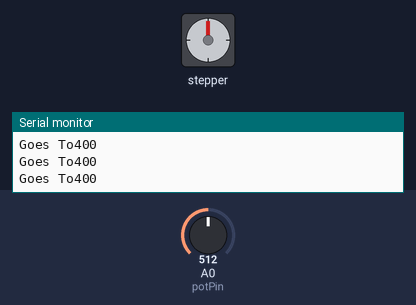
Simulated run of this sketch. Board: Arduino Uno, built with avr-gcc and run on an emulated ATmega328P. On the bench: stepper motor, the last lines printed to the serial monitor. The inputs (shaded band) are chosen by the test bench; at power-on: A0 (potPin) = 512. Stepper angles assume 200 steps per turn.

Above: at 2.6 s.
2.7 s: A0 (potPin) set to 716
At 4.4 s:
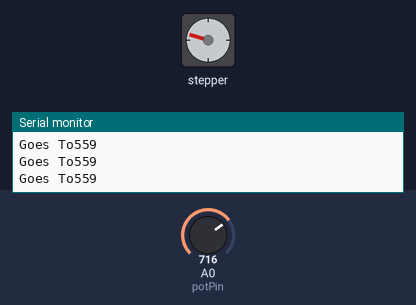
5.3 s: A0 (potPin) set to 900
At 7.3 s:
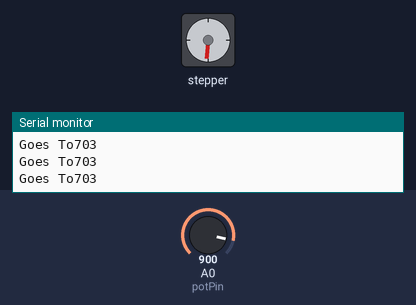
7.8 s: A0 (potPin) set to 903
At 9.3 s:
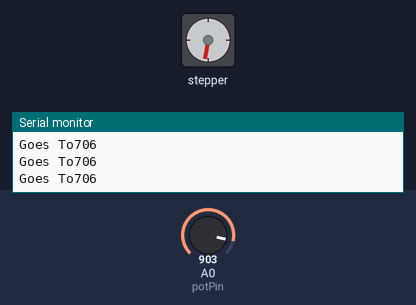
10.8 s: A0 (potPin) set to 122
At 13.6 s:
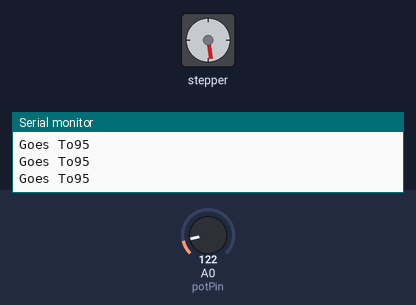
13.8 s: A0 (potPin) set to 511
At 16.2 s:
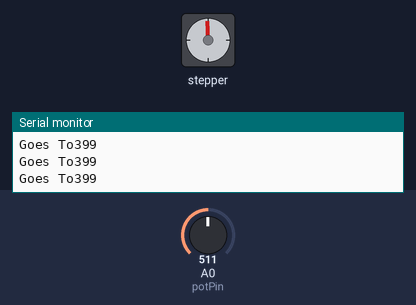
16.8 s: A0 (potPin) set to 499
At 18.0 s:
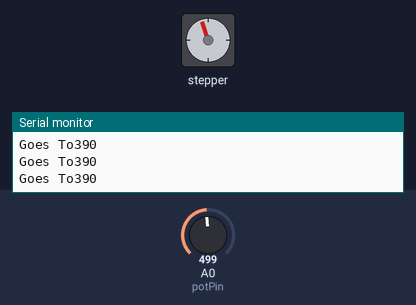
Timing chart, 0 to 19.5 s (numbered marks = the images above; inputs shaded):
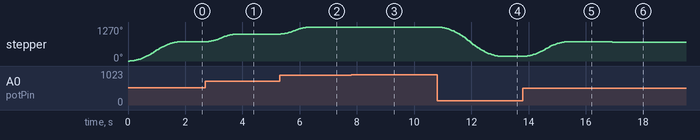

The sketch:

POT_STEPPER.ino
```cpp
#include <AccelStepper.h>

// Stepper motor connection pins
#define dirPin 2
#define stepPin 3

// Motor interface type (Driver with Step and Direction)
#define motorInterfaceType 1

// Define steps per revolution (e.g., 200 steps for a 1.8° step angle motor)
#define stepsPerRevolution 200

// Create an instance of AccelStepper
AccelStepper stepper(motorInterfaceType, stepPin, dirPin);

int potPin = A0; // Potentiometer connected to analog pin A0
int potValue = 0; // Variable to store potentiometer value

long targetPosition = 0; // Target position (in steps)
long currentPosition = 0; // Current position (in steps)

void setup() {
  // Set max speed and acceleration for the stepper motor
  stepper.setMaxSpeed(1000);  // Max speed in steps per second
  stepper.setAcceleration(500); // Acceleration in steps per second^2

  Serial.begin(9600);  // Initialize serial for debugging
}

void loop() {
  // delay(2000);
  // Example: Move to position 1000 steps forward, then 1000 steps backward

    // Read the potentiometer value (0-1023)
  potValue = analogRead(potPin);

  // Map the potentiometer value to a range of steps (e.g., 0 to maxSteps)
  int targetPosition = map(potValue, 0, 1023, 0, 800);

  // targetPosition = map(potValue, 0, 360, 0, 300);

  Serial.print("Goes To");
  Serial.println(targetPosition);
     stepper.moveTo(targetPosition);
      while (stepper.distanceToGo() != 0) {
    stepper.run();  // Keep running the motor towards the target
  }
  // moveToPosition(targetPosition);  // Move to target position
  // delay(2000);  // Wait for 2 seconds
}

// Function to move to a target position
void moveToPosition(long position) {
  // Set the target position
  stepper.moveTo(position);

  // While the motor hasn't reached the target position
  while (stepper.distanceToGo() != 0) {
    stepper.run();  // Keep running the motor towards the target
  }

  // Update current position after reaching the target
  currentPosition = position;
  Serial.print("Reached Position: ");
  Serial.println(currentPosition);
}
```

Measured:
- the behaviour switches between 500 and 499 on A0 (potPin) (found by bisection; images 5 and 6)
- after the input at 2.7 s, stepper: turns 286° clockwise in 1.1 s, starting at once
- after the input at 5.3 s, stepper: turns 259° clockwise in 0.99 s, starting at once
- after the input at 10.8 s, stepper: turns 1099° counter-clockwise in 2.3 s, starting at once
- after the input at 13.8 s, stepper: turns 547° clockwise in 1.5 s, starting at once
- after the input at 16.8 s, stepper: turns 16° counter-clockwise in 0.19 s, starting at once
- by itself, stepper: turns 720° clockwise in 1.7 s
